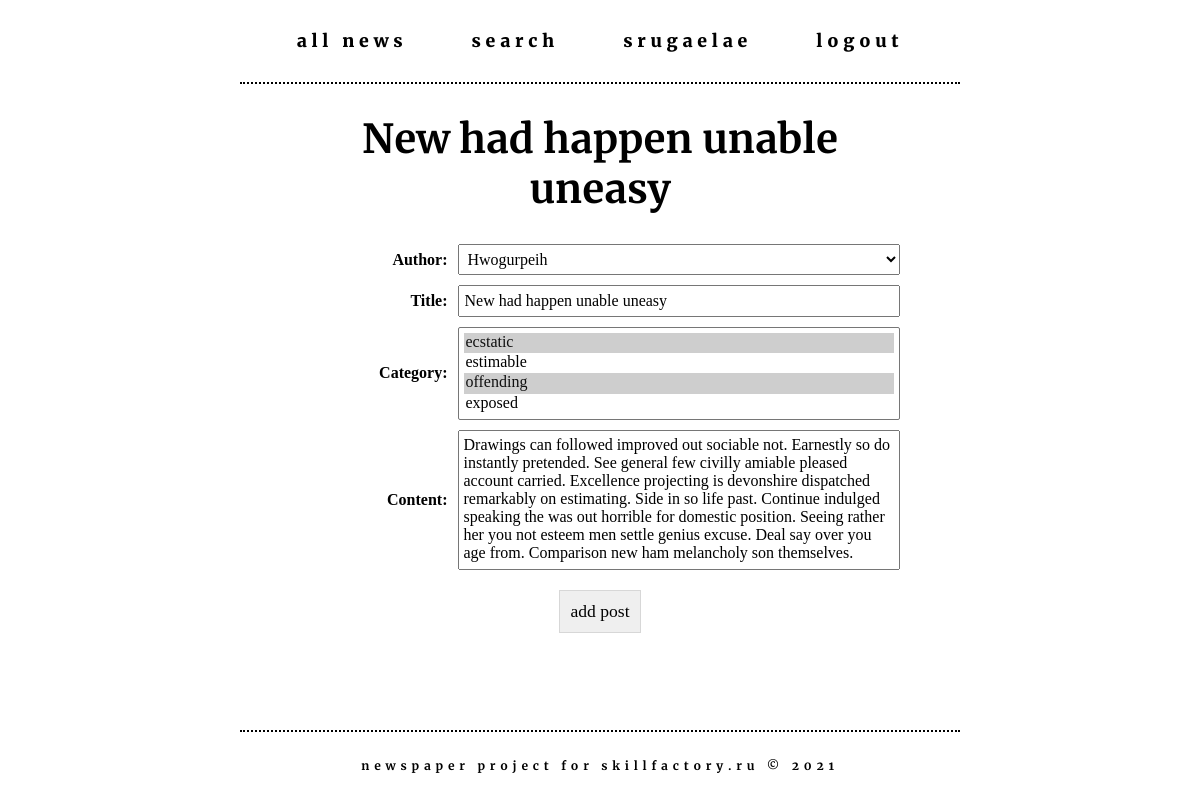
Screenshot of /news/update/13/ (signed in) with the database file from the repository.
### news/models.py (models this page shows, shortened)
class Post(models.Model):
    author = models.ForeignKey('accounts.Author', on_delete=models.CASCADE)
    post_type = models.CharField(
        max_length=1,
        choices=[
            ('A', 'Article'),
            ('N', 'News')
        ],
        default='N'
    )
    posted = models.DateTimeField(auto_now_add=True)
    category = models.ManyToManyField(Category, through='PostCategory')
    title = models.CharField(max_length=255)
    content = models.TextField()
    rating = models.IntegerField(default=0)

### news/views.py (the view)
class PostEditView(PermissionRequiredMixin, UpdateView):
    permission_required = ('news.change_post',)
    template_name = 'news/post_create.html'
    form_class = NewsForm
    success_url = '/'
    def get_object(self, **kwargs):
        id = self.kwargs.get('pk')
        return Post.objects.get(pk=id)

### news/forms.py
class NewsForm(ModelForm):
    class Meta:
        model = Post
        fields = ['author', 'title', 'category', 'content']

### accounts/models.py (called while the page is built)
    def __str__(self):
        return self.user.username

### news/models.py (called while the page is built)
    def __str__(self):
        return self.name

### templates/news/post_create.html (shortened to what this page needs)
{% extends 'default.html' %}
{% block content %}
  <h1>{{ post.title }}</h1>
  <form method="post">
    {{ form }}
    <input type="submit" value="Add post">
  </form>
{% endblock content %}

### templates/default.html (shortened to what this page needs)
{% load static %}
{% load cache %}
<!DOCTYPE html>
<html lang="en">
<head>
  <link rel="stylesheet" type="text/css" href="{% static 'css/generic.css' %}">
  <link rel="stylesheet" type="text/css" href="{% static 'css/newspaper.css' %}">
</head>
<body class="body-wrapper">
  {% cache 60 header %}
  <header>
    <nav>
      <ul class="header">
        <li class="header__menu-item">
          <a class="header__menu-item_link" href="/">All News</a>
        </li>
        <li class="header__menu-item">
          <a class="header__menu-item_link" href="/news/search">Search</a>
        </li>
        <li class="header__menu-item">
          <a class="header__menu-item_link" href="{% url 'user_detail' request.user.id %}">{{ request.user.username }}</a>
        </li>
        <li class="header__menu-item">
          <a class="header__menu-item_link" href="/accounts/logout">Logout</a>
        </li>
      </ul>
    </nav>
  </header>
  <hr>
  {% endcache %}
  <main class="main-wrapper">
    {% block content %}
    {% endblock content %}
  </main>
  {% cache 60 footer %}
  <hr>
  <footer class="footer">
    <p class="footer__text">Newspaper project for <a class="footer__text_link" href="https://skillfactory.ru/">Skillfactory.ru</a> &#169; 2021</p>
  </footer>
  {% endcache %}
</body>
</html>

### templates/static/css/generic.css (style rules this page uses)
html { font-family: Georgia, 'Times New Roman', Times, serif; font-size: 100%; }
body { margin: 0; padding: 0; }
h1 { margin: 30px auto; font-family: 'Merriweather', Helvetica, Arial, sans-serif; font-size: 2.5rem; font-weight: 700; text-align: center; }
hr { margin: 0 auto; border: none; border-top: 2px dotted rgb(0,0,0); width: 60%; }
p { margin: 10px 0; padding: 0; }
a { color: rgb(0,0,0); text-decoration: none; }
input, select, textarea { padding: 5px; font-family: inherit; font-size: 1rem; }
textarea { max-height: 8rem; resize: none; }
button, input[type=submit] { padding: 10px; font-family: inherit; font-size: 1.1rem; border: 1px solid rgb(0,0,0,0.1); text-transform: lowercase; transition-duration: 0.5s; }

### templates/static/css/newspaper.css (style rules this page uses)
form { margin: 20px auto; display: grid; grid-template-columns: 1fr 3fr; gap: 10px; text-align: right; align-items: center; }
form > :nth-child(even) { font-weight: 700; }
form > input:last-of-type, form > button:last-of-type { margin-top: 10px; font-weight: inherit; grid-column: span 2; justify-self: center; }
.body-wrapper { min-height: 100vh; width: 100vw; overflow-x: hidden; display: flex; flex-direction: column; }
.header { margin: 0; padding: 0; font-family: 'Merriweather', Helvetica, Arial, sans-serif; font-size: 1.1rem; font-weight: 900; text-align: center; list-style: none; }
.header__menu-item { display: inline-block; padding: 15px 0; }
.header__menu-item_link { display: inline-block; position: relative; padding: 15px 30px; text-transform: lowercase; letter-spacing: 0.3rem; }
.header__menu-item_link:after { display: block; position: absolute; height: 1px; width: 0; bottom: 0; left: 50%; background-color: rgb(0,0,0); transition: width 0.3s ease 0s, left 0.3s ease 0s; content: ""; }
.main-wrapper { flex: 1; margin: 0 auto; width: 50%; text-align: center; }
.footer { text-align: center; }
.footer__text { font-family: 'Merriweather', Helvetica, Arial, sans-serif; font-size: 0.75rem; font-weight: 700; text-transform: lowercase; letter-spacing: 0.3rem; line-height: 3rem; }

### rows the page displays
Post: title "New had happen unable uneasy", author "Hwogurpeih", content "Drawings can followed improved out sociable not. Earnestly so do instantly pretended. See general few civilly amiable pleased account carried. Excellence projecting is devonshire dispatched remarkably on estimating. Side in so life past. Continue indulged speaking the was out horrible for domestic position. Seeing rather her you not esteem men settle genius excuse. Deal say over you age from. Comparison new ham melancholy son themselves."

### other values shown
{{ request.user.username }} "srugaelae"
